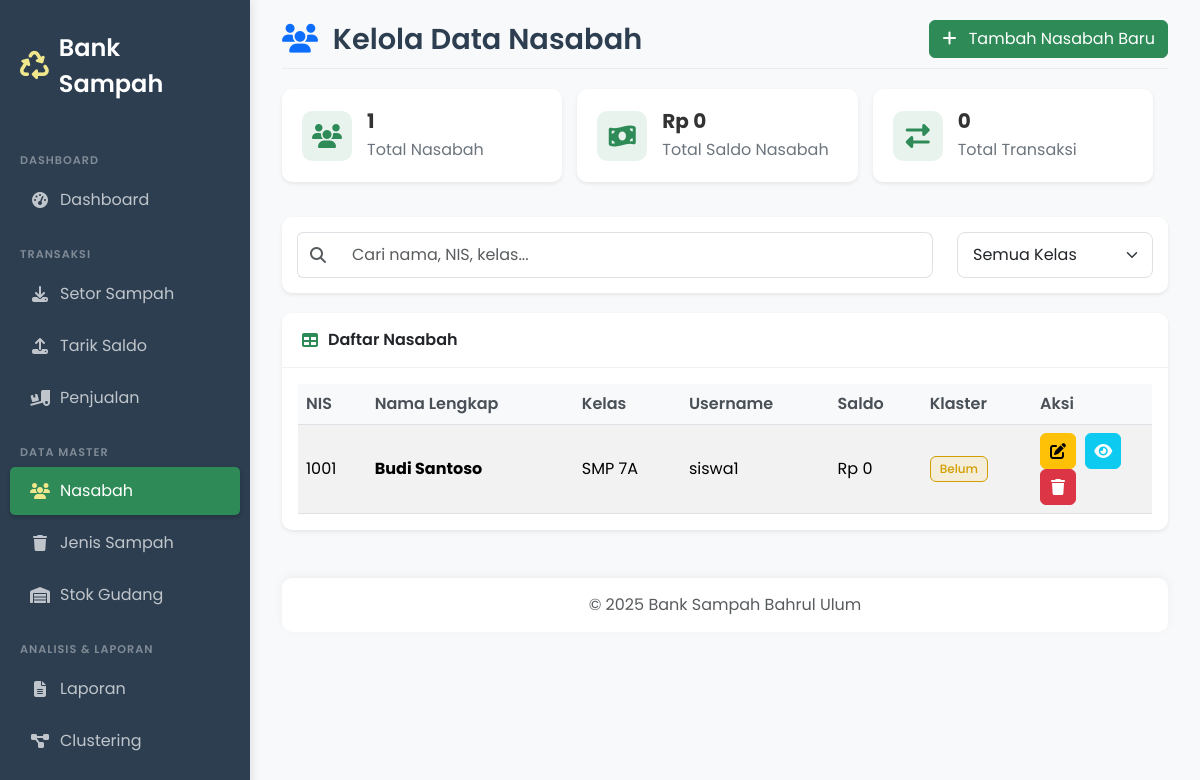
/admin/nasabah.php (signed in), run on the app's committed database.
### tables this page shows
CREATE TABLE nasabah (
    id_nasabah INT AUTO_INCREMENT PRIMARY KEY,
    id_user INT NOT NULL UNIQUE,  
    nis VARCHAR(20) UNIQUE,
    nama_lengkap VARCHAR(100) NOT NULL,
    kelas VARCHAR(50),
    saldo BIGINT NOT NULL DEFAULT 0,
     
    id_klaster INT DEFAULT NULL,
    FOREIGN KEY (id_user) REFERENCES users(id_user) ON DELETE CASCADE
);

CREATE TABLE users (
    id_user INT AUTO_INCREMENT PRIMARY KEY,
    username VARCHAR(50) NOT NULL UNIQUE,
    password VARCHAR(255) NOT NULL,  
    role ENUM('admin', 'nasabah') NOT NULL,
    created_at TIMESTAMP DEFAULT CURRENT_TIMESTAMP
);

### config/functions.php (called while the page is built, shortened)
<?php
function format_rupiah($number) {
    return 'Rp ' . number_format($number, 0, ',', '.');
}
?>

### admin/nasabah.php (the view, shortened to what this page needs)
<?php
require '../config/db.php';
require '../config/functions.php';
$stmt = $pdo->query("
    SELECT n.id_nasabah, n.nis, n.nama_lengkap, n.kelas, n.saldo, u.username, ki.nama_klaster
    FROM nasabah n
    JOIN users u ON n.id_user = u.id_user
    LEFT JOIN klaster_info ki ON n.id_klaster = ki.id_klaster
    ORDER BY n.nama_lengkap
");
$nasabah_list = $stmt->fetchAll();
?>
<!DOCTYPE html>
<html lang="id">
<head>
    <link href="https://cdn.jsdelivr.net/npm/bootstrap@5.3.3/dist/css/bootstrap.min.css" rel="stylesheet">
    <link rel="stylesheet" href="https://cdnjs.cloudflare.com/ajax/libs/font-awesome/6.4.0/css/all.min.css">
    <link rel="stylesheet" href="https://cdn.datatables.net/1.13.7/css/dataTables.bootstrap5.min.css">
    <link rel="stylesheet" href="../assets/css/nasabah.css">
</head>
<body>
<?php include 'sidebar/sidebar.php'; ?>
<div class="content">
    <div class="container-fluid">
        <div class="page-header">
            <h1><i class="fas fa-users text-primary me-2"></i> Kelola Data Nasabah</h1>
            <button type="button" class="btn btn-primary" data-bs-toggle="modal" data-bs-target="#nasabahModal" onclick="clearForm()">
                <i class="fas fa-plus me-2"></i> Tambah Nasabah Baru
            </button>
        </div>
        <?php
        $total_nasabah = count($nasabah_list);
        $total_saldo = array_sum(array_column($nasabah_list, 'saldo'));
        $stmt_stats = $pdo->query("SELECT COUNT(*) as total_transaksi FROM transaksi_setor");
        $total_transaksi = $stmt_stats->fetch()['total_transaksi'];
        ?>
        <div class="user-stats">
            <div class="stat-card">
                <div class="icon">
                    <i class="fas fa-users"></i>
                </div>
                <div class="stat-content">
                    <h3><?= number_format($total_nasabah) ?></h3>
                    <p>Total Nasabah</p>
                </div>
            </div>
            <div class="stat-card">
                <div class="icon">
                    <i class="fas fa-money-bill-wave"></i>
                </div>
                <div class="stat-content">
                    <h3><?= format_rupiah($total_saldo) ?></h3>
                    <p>Total Saldo Nasabah</p>
                </div>
            </div>
            <div class="stat-card">
                <div class="icon">
                    <i class="fas fa-exchange-alt"></i>
                </div>
                <div class="stat-content">
                    <h3><?= number_format($total_transaksi) ?></h3>
                    <p>Total Transaksi</p>
                </div>
            </div>
        </div>
        <div class="filters-section">
            <div class="row align-items-center">
                <div class="col-md-9">
                    <div class="input-group">
                        <span class="input-group-text bg-white border-end-0">
                            <i class="fas fa-search text-muted"></i>
                        </span>
                        <input type="text" id="searchInput" class="form-control border-start-0" placeholder="Cari nama, NIS, kelas...">
                    </div>
                </div>
                <div class="col-md-3">
                    <select id="filterKelas" class="form-select">
                        <option value="">Semua Kelas</option>
                    </select>
                </div>
            </div>
        </div>
        <div class="card">
            <div class="card-header">
                <i class="fas fa-table"></i> Daftar Nasabah
            </div>
            <div class="card-body">
                <div class="table-responsive">
                    <table class="table table-striped table-hover" id="nasabahTable">
                        <thead>
                            <tr>
                                <th>NIS</th>
                                <th>Nama Lengkap</th>
                                <th>Kelas</th>
                                <th>Username</th>
                                <th>Saldo</th>
                                <th>Klaster</th>
                                <th width="120">Aksi</th>
                            </tr>
                        </thead>
                        <tbody>
                            <?php foreach ($nasabah_list as $nasabah): ?>
                            <tr>
                                <td><?= htmlspecialchars($nasabah['nis']) ?></td>
                                <td>
                                    <div class="fw-bold"><?= htmlspecialchars($nasabah['nama_lengkap']) ?></div>
                                </td>
                                <td><?= htmlspecialchars($nasabah['kelas']) ?></td>
                                <td><?= htmlspecialchars($nasabah['username']) ?></td>
                                <td><?= format_rupiah($nasabah['saldo']) ?></td>
                                <td>
                                    <?php if ($nasabah['nama_klaster']): ?>
                                        <span class="badge bg-info"><?= htmlspecialchars($nasabah['nama_klaster']) ?></span>
                                    <?php else: ?>
                                        <span class="badge bg-warning">Belum</span>
                                    <?php endif; ?>
                                </td>
                                <td class="action-buttons">
                                    <button class="btn btn-warning" onclick='editNasabah(<?= htmlspecialchars(json_encode($nasabah)) ?>)' data-bs-toggle="modal" data-bs-target="#nasabahModal" title="Edit">
                                        <i class="fas fa-edit"></i>
                                    </button>
                                    <a href="detail_nasabah.php?id=<?= $nasabah['id_nasabah'] ?>" class="btn btn-info text-white" title="Detail">
                                        <i class="fas fa-eye"></i>
                                    </a>
                                    <a href="nasabah.php?action=delete&id=<?= $nasabah['id_nasabah'] ?>" class="btn btn-danger" onclick="return confirm('Yakin ingin menghapus nasabah ini? Tindakan ini akan menghapus user login-nya juga.')" title="Hapus">
                                        <i class="fas fa-trash"></i>
                                    </a>
                                </td>
                            </tr>
                            <?php endforeach; ?>
                        </tbody>
                    </table>
                </div>
            </div>
        </div>
        <?php include 'footer/footer.php'; ?>
    </div>
</div>
</body>
</html>

### assets/css/nasabah.css (style rules this page uses)
:root { --primary: #2e8b57; --secondary: #3cb371; --accent: #f0e68c; --light: #f5f5f5; --dark: #2c3e50; }
body { font-family: 'Poppins', 'Segoe UI', Tahoma, Geneva, Verdana, sans-serif; background-color: #f8f9fa; color: #333; position: relative; min-height: 100vh; }
.content { margin-left: 250px; padding: 20px; transition: all 0.3s; }
.page-header { display: flex; justify-content: space-between; align-items: center; margin-bottom: 20px; padding-bottom: 10px; border-bottom: 1px solid rgba(0,0,0,0.05); }
.page-header h1 { font-weight: 600; color: var(--dark); font-size: 1.8rem; margin-bottom: 0; }
.card { border: none; box-shadow: 0 0.125rem 0.25rem rgba(0,0,0,0.075); border-radius: 10px; margin-bottom: 20px; overflow: hidden; }
.card-header { background-color: white; border-bottom: 1px solid rgba(0,0,0,0.05); padding: 15px 20px; font-weight: 600; display: flex; align-items: center; }
.card-header i { margin-right: 10px; color: var(--primary); }
.btn-primary { background-color: var(--primary); border-color: var(--primary); }
.action-buttons .btn { width: 36px; height: 36px; padding: 0; display: inline-flex; align-items: center; justify-content: center; border-radius: 6px; margin-right: 5px; transition: all 0.2s; }
.table { margin-bottom: 0; }
.table th { background-color: #f8f9fa; color: #495057; font-weight: 600; border-top: none; white-space: nowrap; }
.table td { vertical-align: middle; }
.badge { padding: 0.5em 0.75em; font-weight: 500; border-radius: 6px; }
.badge.bg-warning { background-color: rgba(255, 193, 7, 0.1) !important; color: #d39e00; border: 1px solid #d39e00; }
.form-control, .form-select { border-radius: 8px; padding: 10px 15px; border: 1px solid #e0e0e0; transition: all 0.2s; }
.filters-section { background-color: white; border-radius: 10px; padding: 15px; margin-bottom: 20px; box-shadow: 0 0.125rem 0.25rem rgba(0,0,0,0.075); }
.user-stats { display: flex; flex-wrap: wrap; margin-bottom: 20px; }
.stat-card { background-color: white; border-radius: 10px; box-shadow: 0 0.125rem 0.25rem rgba(0,0,0,0.075); padding: 20px; display: flex; align-items: center; margin-right: 15px; margin-bottom: 15px; min-width: 250px; flex: 1; }
.stat-card .icon { width: 50px; height: 50px; border-radius: 10px; background-color: rgba(46, 139, 87, 0.1); display: flex; align-items: center; justify-content: center; margin-right: 15px; }
.stat-card .icon i { font-size: 24px; color: var(--primary); }
.stat-card .stat-content h3 { font-size: 20px; font-weight: 700; margin-bottom: 5px; }
.stat-card .stat-content p { color: #6c757d; margin-bottom: 0; }

### data on the page
nasabah: nis "1001", nama_lengkap "Budi Santoso", kelas "SMP 7A", id_user.username "siswa1", saldo "Rp 0"

### other printed values
$total_nasabah "1"
format_rupiah($total_saldo) "Rp 0"
$total_transaksi "0"
